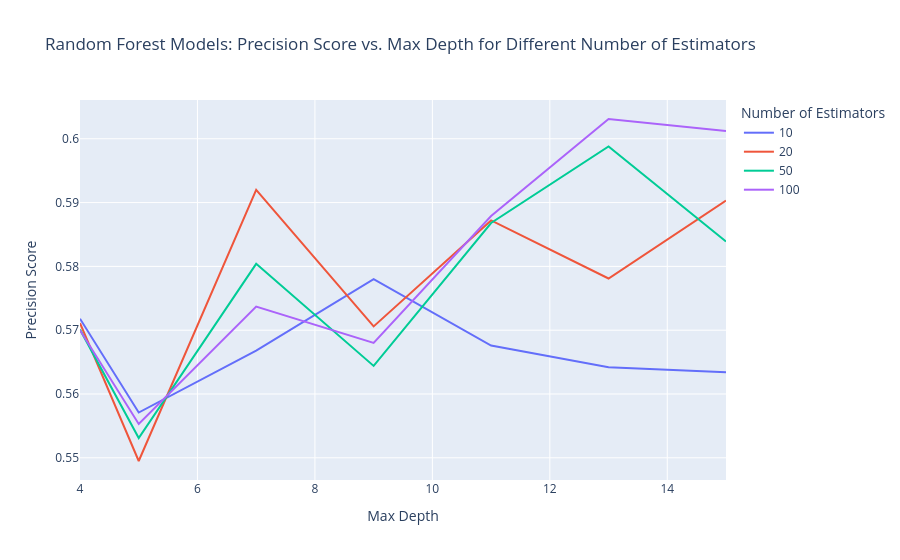

Here is the notebook cell this chart was saved with:
### Code cell
# Convert data to DataFrame
df = pd.DataFrame.from_dict(best_precision_matrix_random_forest, orient='index', columns=['precision_score']).reset_index()

# Rename the columns for clarity
df.columns = ['max_depth_and_metric', 'precision_score']

# Separate the tuple into two columns
df[['max_depth', 'n_estimators']] = pd.DataFrame(df['max_depth_and_metric'].tolist(), index=df.index)

# Drop the combined column
df = df.drop(columns=['max_depth_and_metric'])

# Create line plot using Plotly Express
fig = px.line(df, x='max_depth', y='precision_score', color='n_estimators',
              labels={'max_depth': 'Max Depth', 'precision_score': 'Precision Score', 'n_estimators': 'Number of Estimators'},
              title='Random Forest Models: Precision Score vs. Max Depth for Different Number of Estimators')

# Adjust x-axis range
fig.update_xaxes(range=[4, 15])

# Show the figure
fig.show()

### Figure 1 — Plotly figure (JSON) as saved in the notebook; plotly's stock layout.template omitted (floating-point values rounded to 4 significant figures)
{"data": [{"hovertemplate": "Number of Estimators=10<br>Max Depth=%{x}<br>Precision Score=%{y}<extra></extra>", "legendgroup": "10", "line": {"color": "#636efa", "dash": "solid"}, "marker": {"symbol": "circle"}, "mode": "lines", "name": "10", "orientation": "v", "showlegend": true, "type": "scatter", "x": [4, 5, 7, 9, 11, 13, 15], "xaxis": "x", "y": [0.5718, 0.5571, 0.5668, 0.578, 0.5676, 0.5642, 0.5634], "yaxis": "y"}, {"hovertemplate": "Number of Estimators=20<br>Max Depth=%{x}<br>Precision Score=%{y}<extra></extra>", "legendgroup": "20", "line": {"color": "#EF553B", "dash": "solid"}, "marker": {"symbol": "circle"}, "mode": "lines", "name": "20", "orientation": "v", "showlegend": true, "type": "scatter", "x": [4, 5, 7, 9, 11, 13, 15], "xaxis": "x", "y": [0.5711, 0.5495, 0.592, 0.5706, 0.5872, 0.5781, 0.5903], "yaxis": "y"}, {"hovertemplate": "Number of Estimators=50<br>Max Depth=%{x}<br>Precision Score=%{y}<extra></extra>", "legendgroup": "50", "line": {"color": "#00cc96", "dash": "solid"}, "marker": {"symbol": "circle"}, "mode": "lines", "name": "50", "orientation": "v", "showlegend": true, "type": "scatter", "x": [4, 5, 7, 9, 11, 13, 15], "xaxis": "x", "y": [0.5701, 0.5531, 0.5804, 0.5644, 0.5868, 0.5988, 0.5839], "yaxis": "y"}, {"hovertemplate": "Number of Estimators=100<br>Max Depth=%{x}<br>Precision Score=%{y}<extra></extra>", "legendgroup": "100", "line": {"color": "#ab63fa", "dash": "solid"}, "marker": {"symbol": "circle"}, "mode": "lines", "name": "100", "orientation": "v", "showlegend": true, "type": "scatter", "x": [4, 5, 7, 9, 11, 13, 15], "xaxis": "x", "y": [0.57, 0.5553, 0.5737, 0.568, 0.5879, 0.6031, 0.6012], "yaxis": "y"}], "layout": {"legend": {"title": {"text": "Number of Estimators"}, "tracegroupgap": 0}, "title": {"text": "Random Forest Models: Precision Score vs. Max Depth for Different Number of Estimators"}, "xaxis": {"anchor": "y", "domain": [0.0, 1.0], "range": [4, 15], "title": {"text": "Max Depth"}}, "yaxis": {"anchor": "x", "domain": [0.0, 1.0], "title": {"text": "Precision Score"}}}}
